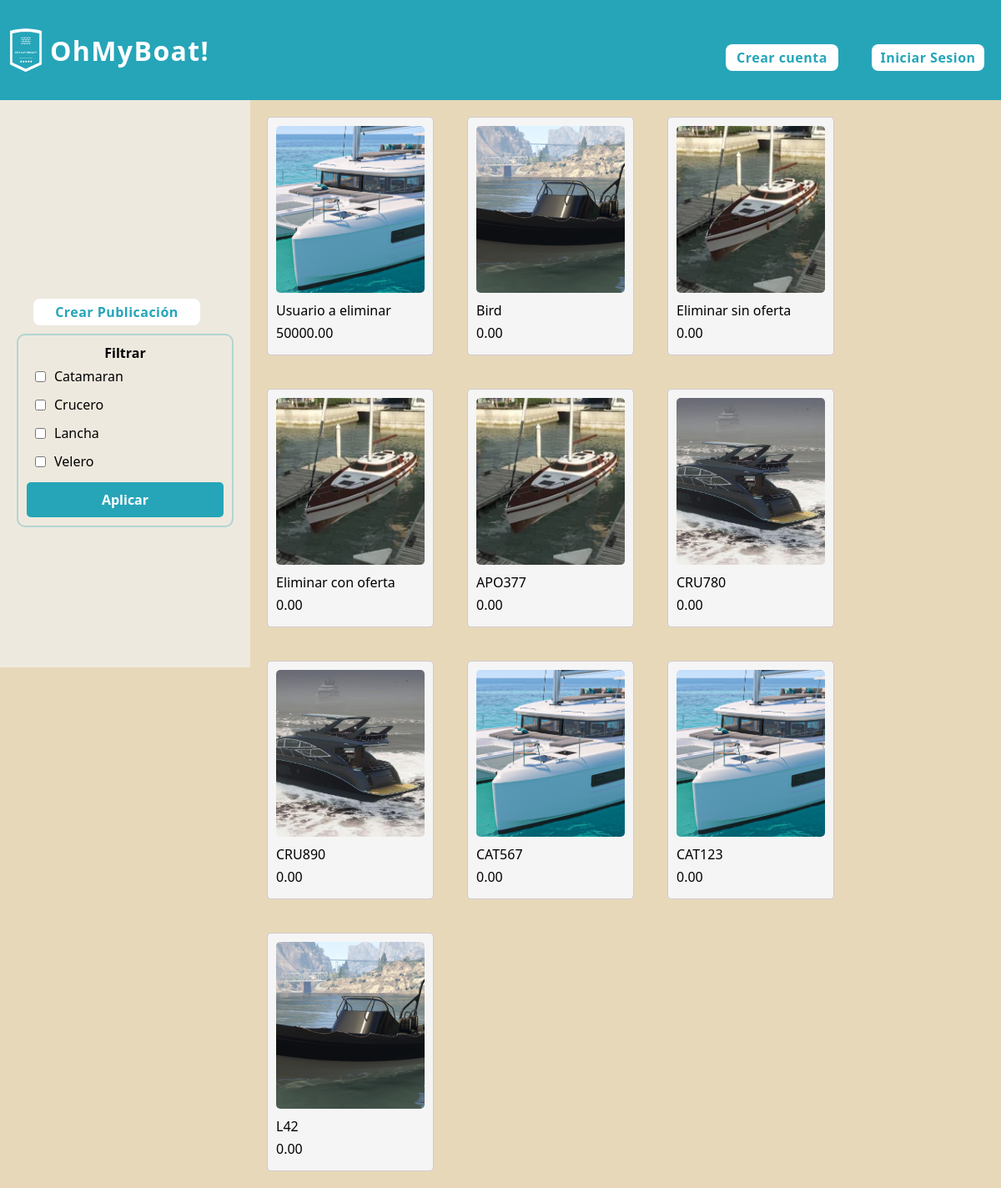
/home/, run on the app's committed database.
### publicaciones/models.py (models this page shows)
class Publicacion(models.Model):
    monto = models.DecimalField(max_digits=15, decimal_places=2, default=0)
    autor = models.ForeignKey(Usuario, on_delete=models.SET_NULL, null=True)
    embarcacion = models.OneToOneField(Embarcacion, on_delete=models.SET_NULL, null=True)
    descripcion = models.CharField(max_length=250)
    oculta = models.BooleanField(default=False)

### embarcaciones/models.py (models this page shows)
class Embarcacion(models.Model):
    matricula = models.CharField(max_length=100, unique=True)
    modelo = models.CharField(max_length=100)
    tipo = models.ForeignKey(TipoEmbarcacion, on_delete=models.SET_NULL, null=True)
    m_eslora = models.DecimalField(max_digits=5, decimal_places=2)
    m_manga = models.DecimalField(max_digits=5, decimal_places=2)
    m_calado = models.DecimalField(max_digits=5, decimal_places=2)
    motor = models.BooleanField(default=False)
    deuda = models.DecimalField(max_digits=10, decimal_places=2, default=0)
    sede = models.ForeignKey(Sede, on_delete=models.SET_NULL, null=True)
    dueño = models.ForeignKey(Usuario, on_delete=models.CASCADE)

### inicio/views.py (the view, shortened to what this page needs)
# urls.py: path('', include('inicio.urls')),
def inicio(request):
    user = request.user
    publicaciones= Publicacion.objects.exclude(autor__is_blocked= True).exclude(oculta=True)
    mensaje_error = None
    checkboxes = {
        'catamaran': bool(request.POST.get('catamaran')),
        'crucero': bool(request.POST.get('crucero')),
        'lancha': bool(request.POST.get('lancha')),
        'velero': bool(request.POST.get('velero')),
    }
    for publicacion in publicaciones:
        post_image = ImagenEmbarcacion.objects.filter(embarcacion=publicacion.embarcacion.id)
        publicacion.imagen = post_image[0].nombre_especifico
    return render(request, 'index.html', {'publicaciones' : publicaciones,
                                          'user':user,
                                          'mensaje_error':mensaje_error,
                                          'checkboxes':checkboxes})

### inicio/templates/index.html (shortened to what this page needs)
{% extends 'layouts/base.html' %}
{% load static %}
{% block style %}
    <link rel="stylesheet" type="text/css" href="{% static 'styles/index_main.css' %}">
{% endblock %}
{% block listnav %}
    {% if request.user.is_authenticated %}
        <li><a class="normal" href="{% url 'ver perfil' id=request.user.id %}"><i class="fa-solid fa-user"></i></a></li>
        <li class="modal"><a id="cerrar-sesion" class="normal"  href=""><i class="fa-solid fa-arrow-right-from-bracket"></i></a>
            <div id="mensaje-cerrar-sesion" class="mensaje" style="display: none;">
                <p>Estas seguro de cerrar la sesion?</p>
                <a href="{% url 'cerrar sesion' %}" class="buton2">Confirmar</a>
            </div>
        </li>
    {% else %}
        <li><a href="{% url 'crear cuenta' %}" class="buton">Crear cuenta</a></li>
        <li><a href="{% url 'iniciar sesion' %}" class="buton">Iniciar Sesion</a></li>
    {% endif %}
{% endblock %}
{% block content %}
    <aside>
    {% if user.is_staff == 0 %}
        <ul>
            <li>
                <a href="{% url 'crear publicacion' %}" class="button">Crear Publicación</a>
            </li>
        </ul>
    {% endif %}
        <div class="filtros">
            <h4>Filtrar</h4>
            <form action="{% url 'home' %}" method="post">
                <ul>
                    <li>
                        <input type="checkbox" name="catamaran" id="catamaran" {% if checkboxes.catamaran %} checked {% endif %}>
                        <label for="catamaran">Catamaran</label>
                    </li>
                    <li>
                        <input type="checkbox" name="crucero" id="crucero" {% if checkboxes.crucero %} checked {% endif %}>
                        <label for="crucero">Crucero</label>
                    </li>
                    <li>
                        <input type="checkbox" name="lancha" id="lancha" {% if checkboxes.lancha %} checked {% endif %}>
                        <label for="lancha">Lancha</label>
                    </li>
                    <li>
                        <input type="checkbox" name="velero" id="velero" {% if checkboxes.velero %} checked {% endif %}>
                        <label for="velero">Velero</label>
                    </li>
                </ul>
                <button type="submit">Aplicar</button>
            </form>
        </div>
    </aside>
    {% if mensaje %}
        <div class="window-mensaje">
            <div class="mensaje-content">
                <p class="mensaje-content-text">Para crear una publicación, debes tenes una embarcacion sin ofertas en tu pefil.</p>
                <div class="mensaje-content-button"><a href="{% url 'home' %}">Aceptar</a></div>
            </div>
        </div>
    {% else %}
        <div class="publicacion-container">
            {% for post in publicaciones %}
                <div class="publicacion">
                    {% with 'imagenes_embarcaciones/'|add:post.imagen as ruta_imagen %}
                        <a href="{% url 'ver detalle publicacion' post.id 0 %}" >
                            <img src="{% static ruta_imagen %}">
                        </a>
                    {% endwith %}
                    <p>{{ post.embarcacion.modelo }}</p>
                    <p>{{ post.monto }}</p>
                </div>
            {% endfor %}
        </div>
    {% endif %}
{% endblock %}

### inicio/static/styles/index_main.css (style rules this page uses)
:root { --green: hsl(162, 45%, 56%); --lead: hsl(162, 2%, 56%); --blue: hsl(202, 89%, 71%); --text-white: hsl(0, 0%, 100%); --text-light-gray: hsl(0, 0%, 90%); --body-bg-color:hsl(200, 51%, 32%); --glass-bg-color: hsla(0, 0%, 100%, 0.05); --border-color: hsla(0, 0%, 100%, 0.25); --blur: blur(10px); --button-hover-color: hsla(0, 0%, 0%, 0.3); }
body { margin-top: 120px; background-color: #e8d8ba; }
.publicacion-container { margin-left: 300px; display: flex; flex-wrap: wrap; justify-content: left; }
.publicacion { background-color: whitesmoke; min-width: 200px; width: 22%; margin: 20px; padding: 10px; border: 1px solid #ccc; border-radius: 5px; }
.publicacion img { width: 100%; height: auto; border-radius: 5px; }
.publicacion p { margin: 5px 0; }
.publicacion img { width: 100%; height: 200px; object-fit: cover; border-radius: 5px; }

### inicio/static/styles/header.css (style rules this page uses)
* { margin: 0; padding: 0; box-sizing: border-box; font-family: 'Segoe UI', Tahoma, Geneva, Verdana, sans-serif; }
ul { display: flex; list-style: none; align-items: center; }
li { margin: 20px; }
a { text-decoration: none; }
.buton { width: 135px; height: 4vh; border: none; background-color: #ffffff; border-radius: 8px; display: flex; justify-content: center; text-decoration: none; align-items: center; cursor: pointer; letter-spacing: 0.03em; font-weight: 600; font-style: normal; font-size: 1rem; color: #26a5b9; transition: all 0.10s; -webkit-box-shadow: 0px 0px 4px 1px rgba(255,255,255,0); -moz-box-shadow: 0px 0px 4px 1px rgba(255,255,255,0); box-shadow: 0px 0px 4px 1px rgba(255,255,255,0); }

### inicio/static/styles/aside.css (style rules this page uses)
aside { background-color: #eee9de; width: 300px; height: 100vh; position: fixed; top: 0; left: 0; display: flex; flex-direction: column; justify-content: center; align-items: center; z-index: 1; padding: 20px; box-sizing: border-box; }
aside ul { list-style: none; padding: 0; margin: 0; width: 100%; }
aside li { display: flex; align-items: center; margin-bottom: 10px; }
aside a { display: block; text-align: center; color: #333; text-decoration: none; border-radius: 5px; transition: background-color 0.3s ease; }
aside .button { width: 200px; height: 4vh; border: none; background-color: #fff; border-radius: 8px; display: flex; justify-content: center; text-decoration: none; align-items: center; cursor: pointer; letter-spacing: 0.03em; font-weight: 600; font-style: normal; font-size: 1rem; color: #26a5b9; transition: all 0.10s; -webkit-box-shadow: 0px 0px 4px 1px rgba(255,255,255,0); -moz-box-shadow: 0px 0px 4px 1px rgba(255,255,255,0); box-shadow: 0px 0px 4px 1px rgba(255,255,255,0); margin-top: 170px; }
aside form { display: flex; flex-direction: column; align-items: flex-start; width: 100%; }
aside form ul { width: 100%; flex-direction: column; align-items: flex-start; }
aside form li { margin: 6px 0px; margin-left: 10px; }
aside form li input[type="checkbox"] { margin-right: 10px; }
aside form button { width: 100%; padding: 10px; margin-top: 8px; border: none; background-color: #26a5b9; color: #fff; border-radius: 5px; cursor: pointer; font-size: 1rem; font-weight: bold; transition: background-color 0.3s ease; }
.filtros { width: 100%; border: 2px solid rgba(38, 165, 185, 0.3); padding: 10px; border-radius: 10px; }
.filtros h4 { text-align: center; }

### data on the page
Publicacion: embarcacion.modelo "Usuario a eliminar", monto "50000.00"
Publicacion: embarcacion.modelo "Bird", monto "0.00"
Publicacion: embarcacion.modelo "Eliminar sin oferta", monto "0.00"
Publicacion: embarcacion.modelo "Eliminar con oferta", monto "0.00"
Publicacion: embarcacion.modelo "APO377", monto "0.00"
Publicacion: embarcacion.modelo "CRU780", monto "0.00"
Publicacion: embarcacion.modelo "CRU890", monto "0.00"
Publicacion: embarcacion.modelo "CAT567", monto "0.00"
Publicacion: embarcacion.modelo "CAT123", monto "0.00"
Publicacion: embarcacion.modelo "L42", monto "0.00"
